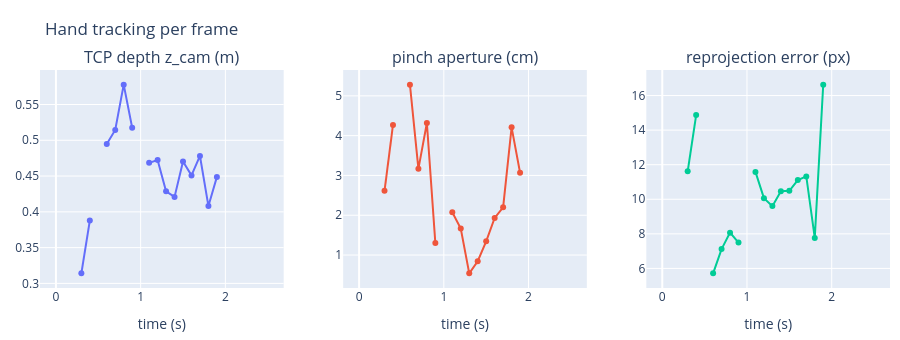

Write notebook code for a chart like this one.
### Markdown cell above
## Per-frame hand tracking

`HandTcpTracker` returns the TCP (thumb/index-tip midpoint) in the camera frame, the pinch aperture, and the PnP reprojection error. The reprojection error is the per-frame confidence signal: a PnP solution that diverges shows up here as thousands of px (see the note below the plot).

### Code cell
tracked = track_video(CLIP, INTRINSICS)
print(f"hand detected in {sum(f.result is not None for f in tracked)}/{len(tracked)} frames")
tracking_figure(tracked).show()

### Figure 1 — Plotly figure (JSON) as saved in the notebook; plotly's stock layout.template omitted (floating-point values rounded to 4 significant figures)
{"data": [{"mode": "lines+markers", "showlegend": false, "type": "scatter", "x": [0.0, 0.1, 0.2, 0.3, 0.4, 0.5, 0.6, 0.7, 0.8, 0.9, 1.0, 1.1, 1.2, 1.3, 1.4, 1.5, 1.6, 1.7, 1.8, 1.9, 2.0, 2.1, 2.2, 2.3, 2.4, 2.5], "xaxis": "x", "y": [NaN, NaN, NaN, 0.314, 0.3878, NaN, 0.4947, 0.5144, 0.5777, 0.5176, NaN, 0.4684, 0.4723, 0.4287, 0.4209, 0.4702, 0.4509, 0.4781, 0.4081, 0.4488, NaN, NaN, NaN, NaN, NaN, NaN], "yaxis": "y"}, {"mode": "lines+markers", "showlegend": false, "type": "scatter", "x": [0.0, 0.1, 0.2, 0.3, 0.4, 0.5, 0.6, 0.7, 0.8, 0.9, 1.0, 1.1, 1.2, 1.3, 1.4, 1.5, 1.6, 1.7, 1.8, 1.9, 2.0, 2.1, 2.2, 2.3, 2.4, 2.5], "xaxis": "x2", "y": [NaN, NaN, NaN, 2.614, 4.269, NaN, 5.281, 3.166, 4.317, 1.3, NaN, 2.077, 1.665, 0.5407, 0.8455, 1.344, 1.933, 2.199, 4.208, 3.068, NaN, NaN, NaN, NaN, NaN, NaN], "yaxis": "y2"}, {"mode": "lines+markers", "showlegend": false, "type": "scatter", "x": [0.0, 0.1, 0.2, 0.3, 0.4, 0.5, 0.6, 0.7, 0.8, 0.9, 1.0, 1.1, 1.2, 1.3, 1.4, 1.5, 1.6, 1.7, 1.8, 1.9, 2.0, 2.1, 2.2, 2.3, 2.4, 2.5], "xaxis": "x3", "y": [NaN, NaN, NaN, 11.62, 14.87, NaN, 5.714, 7.12, 8.07, 7.497, NaN, 11.58, 10.06, 9.604, 10.47, 10.49, 11.11, 11.32, 7.765, 16.63, NaN, NaN, NaN, NaN, NaN, NaN], "yaxis": "y3"}], "layout": {"annotations": [{"font": {"size": 16}, "showarrow": false, "text": "TCP depth z_cam (m)", "x": 0.1433, "xanchor": "center", "xref": "paper", "y": 1.0, "yanchor": "bottom", "yref": "paper"}, {"font": {"size": 16}, "showarrow": false, "text": "pinch aperture (cm)", "x": 0.5, "xanchor": "center", "xref": "paper", "y": 1.0, "yanchor": "bottom", "yref": "paper"}, {"font": {"size": 16}, "showarrow": false, "text": "reprojection error (px)", "x": 0.8567, "xanchor": "center", "xref": "paper", "y": 1.0, "yanchor": "bottom", "yref": "paper"}], "height": 340, "margin": {"b": 40, "l": 40, "r": 10, "t": 70}, "title": {"text": "Hand tracking per frame"}, "xaxis": {"anchor": "y", "domain": [0.0, 0.2867], "title": {"text": "time (s)"}}, "xaxis2": {"anchor": "y2", "domain": [0.3567, 0.6433], "title": {"text": "time (s)"}}, "xaxis3": {"anchor": "y3", "domain": [0.7133, 1.0], "title": {"text": "time (s)"}}, "yaxis": {"anchor": "x", "domain": [0.0, 1.0]}, "yaxis2": {"anchor": "x2", "domain": [0.0, 1.0]}, "yaxis3": {"anchor": "x3", "domain": [0.0, 1.0]}}}
